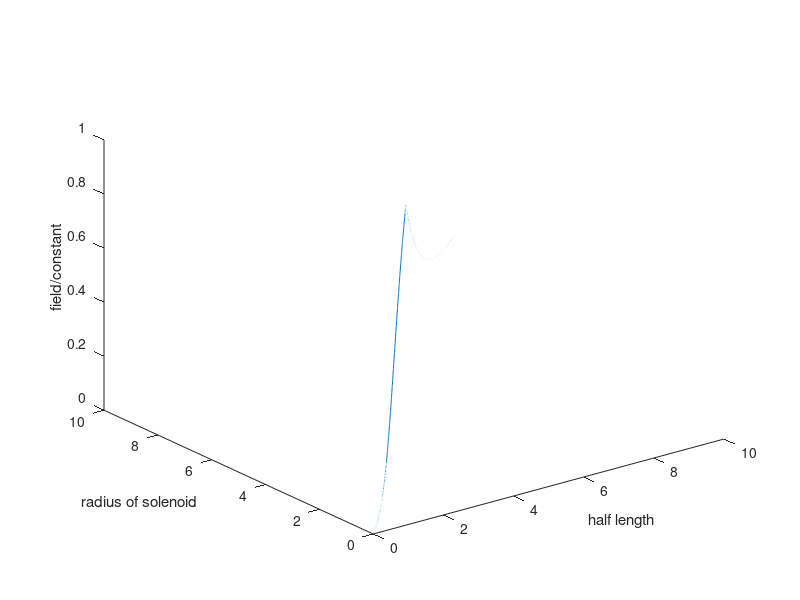

Write the MATLAB code that produced this figure.
r=linspace(4,4,1000); %in cm matrix format

l=linspace(0,10,1000); % setting half-length of solenoid
a=linspace(0,10,1000); % radius of coil, higher than 10, large setup

plus=((r+l)./a).^2;
minus=((r-l)./a).^2;
f=( (plus./(1+plus)).^.5  -    (minus./(1+minus)).^.5  );
%please refer appendix file for formula

plot3(l,a,f);

xlabel('half length');
ylabel('radius of solenoid');
zlabel('field/constant');
